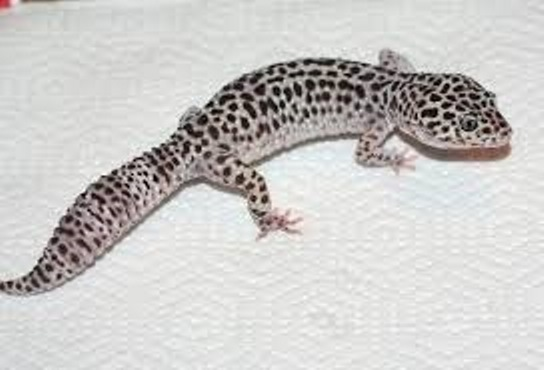
%> input picture gecko.jpg, 544 x 370 px
$ octave run_me.m   (GNU Octave 9; MATLAB toolbox functions it lacks are replaced by stand-ins)
%> lines starting %> are read from the running program, lines starting %| are printed output that depends on the picture; in (x1, y1, x2, y2) boxes, pixels count from 0 and x2, y2 are one past the last pixel; in counts of white or black regions, pixels touching at a corner belong together; the program's own positions count from 1
### segmentImg.m
function idx = segmentImg(img, k)
% function idx = segmentImage(img,k)
% Returns the logical image containing the segment ids obtained from
%   segmenting the input image
%
% INPUTS
% img - The input image containing textured foreground objects to be segmented
%     out.
% k - The number of segments to compute (also the k-means parameter).
%
% OUTPUTS
% idx - The logical image (same dimensions as the input image) contining
%       the segment ids after segmentation. The maximum value of idx is k.
%

    % 1. Create your bank of filters using the given alogrithm;
    % 2. Compute the filter responses by convolving your input image with
    %     each of the num_filters in the bank of filters F.
    %     responses(:,:,i)=conv2(I,F(:,:,i),'same')
    %     NOTE: we suggest to use 'same' instead of 'full' or 'valid'.
    % 3. Remember to take the absolute value of the filter responses (no
    %     negative values should be used).
    % 4. Construct a matrix X of the points to be clustered, where
    %     the rows of X = the total number of pixels in I (rows*cols); and
    %     the columns of X = num_filters;
    %     i.e. each pixel is transformed into a num_filters-dimensional
    %     vector.
    % 5. Run kmeans to cluster the pixel features into k clusters,
    %     returning a vector IDX of labels.
    % 6. Reshape IDX into an image with same dimensionality as I and return
    %     the reshaped index image.
    %
     I = double(rgb2gray(img));
     Inew = I(:,:,1);  % making img =  3d , hence added 1 in third dim
     F=makeLMfilters;
     [~,~,num_filters] = size(F);
         %%%%%%%%%%%%%%%%%%%%%%%%%%%%%%%%%%%%%%%%%%%%%%%%%%%%%%%%%%%%%%%%%%%%%%%
         %                                                                     %
         %                            YOUR CODE HERE                           %
         %                                                                     %
         %%%%%%%%%%%%%%%%%%%%%%%%%%%%%%%%%%%%%%%%%%%%%%%%%%%%%%%%%%%%%%%%%%%%%%%


        % checking variable Image rows and columns as per input image
        % I_rows = number of rows in input/source image
        % I_cols = number of columns in input/source image
        [I_rows, I_cols,~]=size(img);

        % Generating a randomly filled matrix named responses
        % num_filters = 48
        % taking only absolute values of filter responses.
        responses = rand(I_rows, I_cols, num_filters);
        for i = 1 : 48
            responses(:,:,i)= abs (conv2(Inew,F(:,:,i),'same'));

        end

        % Reshaping the result into matrix X shaped (rows = I_rows*I_cols, cols = num_filters)
        X = reshape(responses,I_rows * I_cols, num_filters);

        % Applying Matlab's K-means for efficiency.
        idx = kmeans(X, k);

        % Reshaping idx, ie index vector into original image size
        result_img = reshape(idx, I_rows, I_cols);

        % Displaying scaled colors for the result image
        imagesc(result_img)
        title(['Clustered Image with k = ', num2str(k)]);


        %% calling transferImg.m:

        % Defining parameters to be passed: [fgs, idx, sImg, tImg]:
        % fgs = putting foreground indices in vector
        fgs = [2 3];
        % idx = second input is the idx obtained above

        % sImg = loaded image / source image

        % tImg = target image / bg image
        tImg = imread('bg.jpg');
        tImgfinal = double(rgb2gray(tImg));

        % calling transferImg.m
        newImg = transferImg(fgs, result_img, img, tImg);
        figure;
        imshow (newImg);
        title('Final Image');


        %%%%%%%%%%%%%%%%%%%%%%%%%%%%%%%%%%%%%%%%%%%%%%%%%%%%%%%%%%%%%%%%%%%%%%%
        %                                                                     %
        %                            END YOUR CODE                            %
        %                                                                     %
        %%%%%%%%%%%%%%%%%%%%%%%%%%%%%%%%%%%%%%%%%%%%%%%%%%%%%%%%%%%%%%%%%%%%%%%
end

### makeLMfilters.m
function F=makeLMfilters
% Returns the LML filter bank of size 49x49x48 in F. To convolve an
% image I with the filter bank you can either use the matlab function
% conv2, i.e. responses(:,:,i)=conv2(I,F(:,:,i),'valid'), or use the
% Fourier transform.

  SUP=49;                 % Support of the largest filter (must be odd)
  SCALEX=sqrt(2).^[1:3];  % Sigma_{x} for the oriented filters
  %SCALEX=[1 sqrt(2) 2 2*sqrt(2)];
  NORIENT=6;              % Number of orientations

  NROTINV=12;
  NBAR=length(SCALEX)*NORIENT;
  NEDGE=length(SCALEX)*NORIENT;
  NF=NBAR+NEDGE+NROTINV;
  F=zeros(SUP,SUP,NF);
  hsup=(SUP-1)/2;
  [x,y]=meshgrid([-hsup:hsup],[hsup:-1:-hsup]);
  orgpts=[x(:) y(:)]';

  count=1;
  for scale=1:length(SCALEX),
    for orient=0:NORIENT-1,
      angle=pi*orient/NORIENT;  % Not 2pi as filters have symmetry
      c=cos(angle);s=sin(angle);
      rotpts=[c -s;s c]*orgpts;
      F(:,:,count)=makefilter(SCALEX(scale),0,1,rotpts,SUP);
      F(:,:,count+NEDGE)=makefilter(SCALEX(scale),0,2,rotpts,SUP);
      count=count+1;
    end;
  end;

  count=NBAR+NEDGE+1;
  SCALES=sqrt(2).^[1:4];
  for i=1:length(SCALES),
    F(:,:,count)=normalise(fspecial('gaussian',SUP,SCALES(i)));
    F(:,:,count+1)=normalise(fspecial('log',SUP,SCALES(i)));
    F(:,:,count+2)=normalise(fspecial('log',SUP,3*SCALES(i)));
    count=count+3;
  end;
return

% [19 lines left out: functions makefilter, gauss1d, not called in this run]

function f=normalise(f), f=f-mean(f(:)); f=f/sum(abs(f(:))); return

### transferImg.m
function newImg = transferImg(fgs, idx, sImg, tImg)
% function newimg = transferImg(fgs, idx, sImg, tImg)
%fgs - array of foreground segments e.g [1 2 4 5]
%idx - logical image containing indexes of segments (same size as sImg)
%sImg - source image where object was segmented from (color)
%tImg - target image where object will be transferred (color)

%First crop sImg and idx to remove border problems
[rows, cols,~]=size(sImg);
sImg2= sImg(25:rows-25,25:cols-25,:);
idx2 = idx(25:rows-25,25:cols-25);

%These implementations are somewhat hardcoded to match
% the images selected for the class assignment. You can
% do more clever things with the resizing before transfer
sImg2 = imresize(sImg2, 0.5, 'nearest');
idx2 = imresize(idx2, 0.5, 'nearest');

%Then create a mask of sImg with foreground segments
[rows, cols,~]=size(sImg2);
mask = false(rows, cols);
for i=1:length(fgs)
  mask(idx2==fgs(i))=true;
end

%Now embed the initial mask into a new mask that
%is the same size as the target image
[row_t, col_t,~]=size(tImg);
newmask = false(row_t,col_t);
start_r = floor(row_t*.50);
start_c = floor(col_t*.25);
newmask(start_r:start_r+rows-1, start_c:start_c+cols-1) = mask;

%We must also embed the original image to match the new mask
newimg = uint8(zeros(size(tImg)));
newimg(start_r:start_r+rows-1, start_c:start_c+cols-1,:) = sImg2;

for channel = 1:size(tImg, 3)
  sImgChannel = newimg(:, :, channel);
  bgChannel = tImg(:, :, channel);
  bgChannel(newmask) = sImgChannel(newmask);
  tImg(:, :, channel) = bgChannel;
end
newImg = tImg;

### run_me.m
% CSCI 631 Programming Assignment 2, run_me.m
% Trisha P. Malhotra

    %%---------------------------------------------%%
    %       Reading the image
    %%---------------------------------------------%%

    % srcFiles = dir('Users/tpm/Desktop/Computer Vision/homework2/images/*.jpg');
    img = imread('gecko.jpg');
%> img is the input picture: size 370x544x3 uint8; mean R, G, B 203.2, 201.6, 199.8

    %%---------------------------------------------%%
    %       Calling segmentImg.m
    %%---------------------------------------------%%

    % Defining number of clusters : k , for kmeans
    k = 3;
    % Passing input image, and k as parameters
    result_img = segmentImg(img, k);
%> in segmentImg, `result_img = reshape(idx, I_rows, I_cols);`:
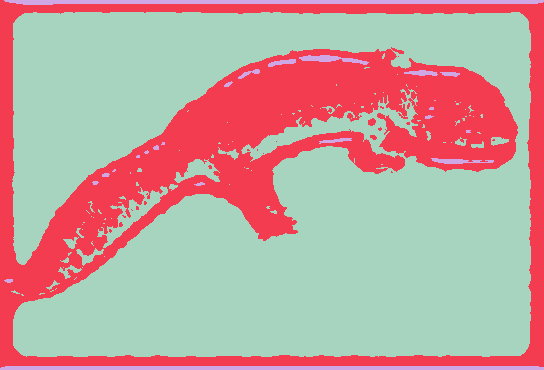
%> result_img: size 370x544 double; 3 distinct labels, from 1 to 3; one colour per label, 0 black
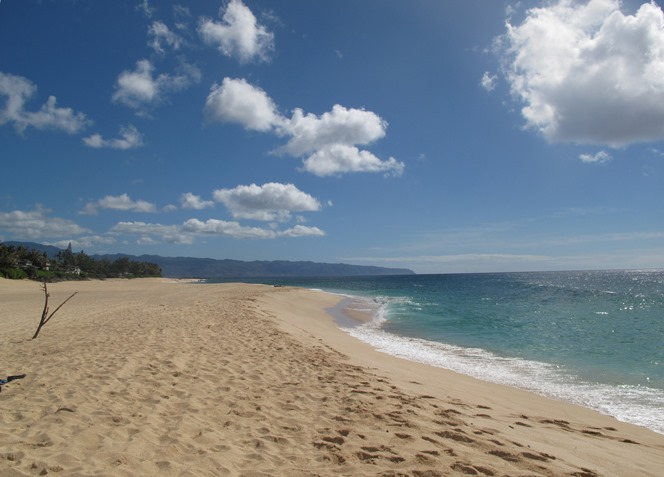
%> input picture bg.jpg, 664 x 477 px
%> in segmentImg, tImg is the input picture: size 477x664x3 uint8; mean R, G, B 120.5, 131.3, 140.8
%> in transferImg, `idx2 = idx(25:rows-25,25:cols-25);`: idx2: size 321x495 double; 3 distinct labels, from 1 to 3
%> in transferImg, `idx2 = imresize(idx2, 0.5, 'nearest');`:
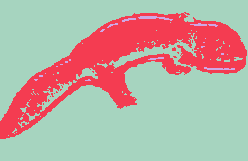
%> idx2: size 161x248 double; 3 distinct labels, from 1 to 3; one colour per label, 0 black
%> after the loop in transferImg, `for i=1:length(fgs)`:
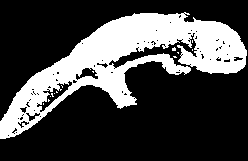
%> mask: size 161x248 logical; 27.7% white; 14 white regions (13 under 20 px), largest, box (x1, y1, x2, y2) and area: (0, 12, 247, 139) 10995
%> in transferImg, `newmask(start_r:start_r+rows-1, start_c:start_c+cols-1) = mask;`: newmask: size 477x664 logical; 3.5% white; 14 white regions (13 under 20 px), largest, box (x1, y1, x2, y2) and area: (165, 249, 412, 376) 10995
%> in transferImg, `newimg(start_r:start_r+rows-1, start_c:start_c+cols-1,:) = sImg2;`:
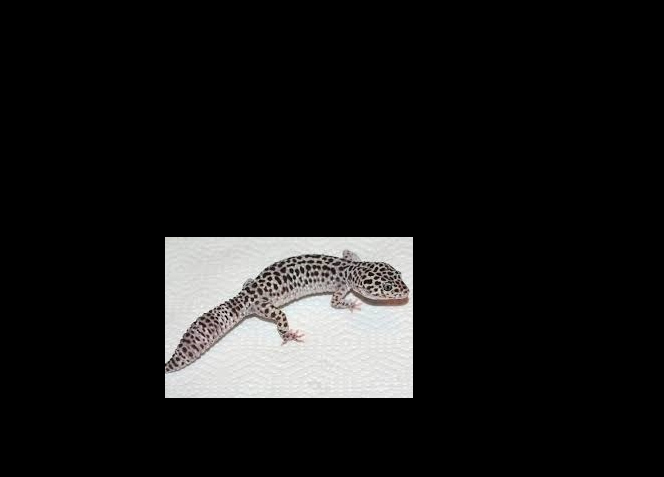
%> newimg: size 477x664x3 uint8; mean R, G, B 25.2, 24.9, 24.6
%> after the loop in transferImg, `for channel = 1:size(tImg, 3)`:
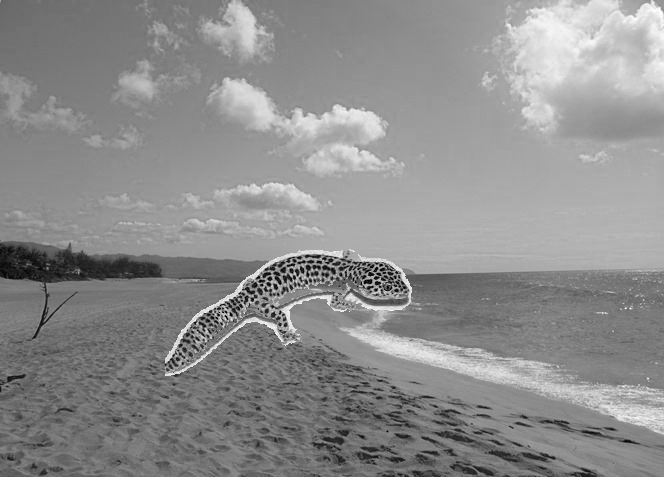
%> bgChannel: size 477x664 uint8; min 0, max 255, mean 141.1
%> after the loop in transferImg, `for channel = 1:size(tImg, 3)`:
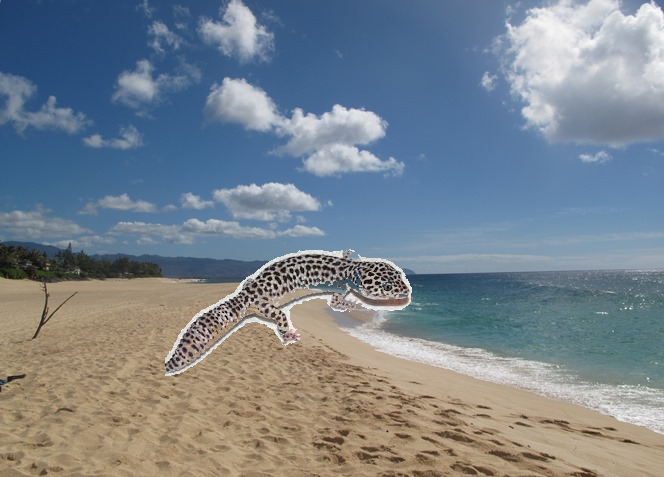
%> tImg: size 477x664x3 uint8; 3.49% of pixels changed, all inside (x1, y1, x2, y2) = (165, 249, 412, 376)

    % Calling transferImg.m from segmentImg.m
